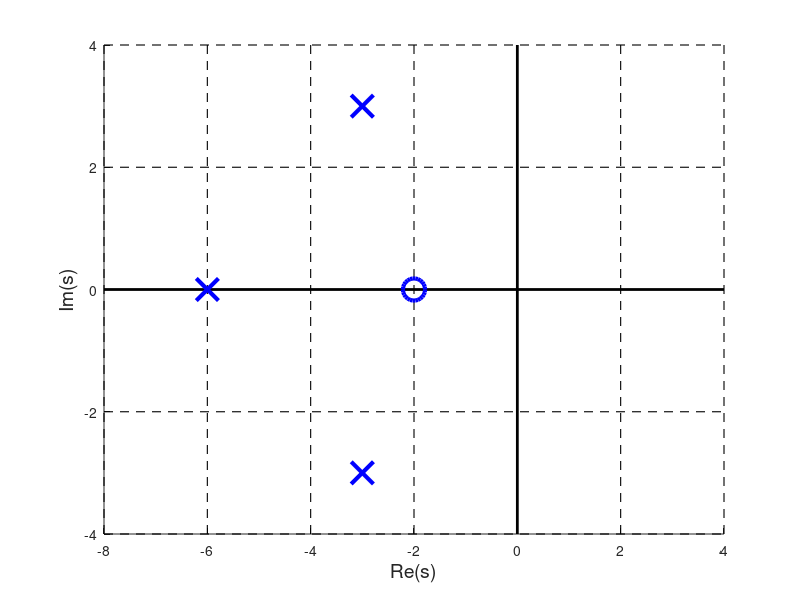

MATLAB code for this plot: (Note: this script raises an error after producing the figure.)
figure('Position',[100 100 700 500])
hold on

% Achsenlimits
xlim([-8 4])
ylim([-4 4])

% Gitterlinien (feine gestrichelte Linien im Abstand 2)
x_grid = -8:2:4;
y_grid = -4:2:4;

for x = x_grid
    if x == 0
        plot([x x], ylim, 'k-', 'LineWidth', 2) % dicke Achse
    else
        plot([x x], ylim, 'k--', 'LineWidth', 0.8) % gestrichelt
    end
end

for y = y_grid
    if y == 0
        plot(xlim, [y y], 'k-', 'LineWidth', 2) % dicke Achse
    else
        plot(xlim, [y y], 'k--', 'LineWidth', 0.8) % gestrichelt
    end
end

% Pole (×) – Beispielwerte
poles_real = [-6, -3-3i, -3+3i];
plot(real(poles_real), imag(poles_real), 'bx', 'MarkerSize', 16, 'LineWidth', 3)

% Nullstellen (o) – Beispielwerte
zeros_real = [-2+0i];
plot(real(zeros_real), imag(zeros_real), 'bo', 'MarkerSize', 16, 'LineWidth', 3)

% Achsenbeschriftungen
xlabel('Re(s)', 'FontSize', 14)
ylabel('Im(s)', 'FontSize', 14)

% Box ausschalten, Achsen in der Mitte
ax = gca;
ax.XAxisLocation = 'origin';
ax.YAxisLocation = 'origin';

% Achsenticks passend setzen
ax.XTick = x_grid;
ax.YTick = y_grid;

axis equal
grid off
hold off